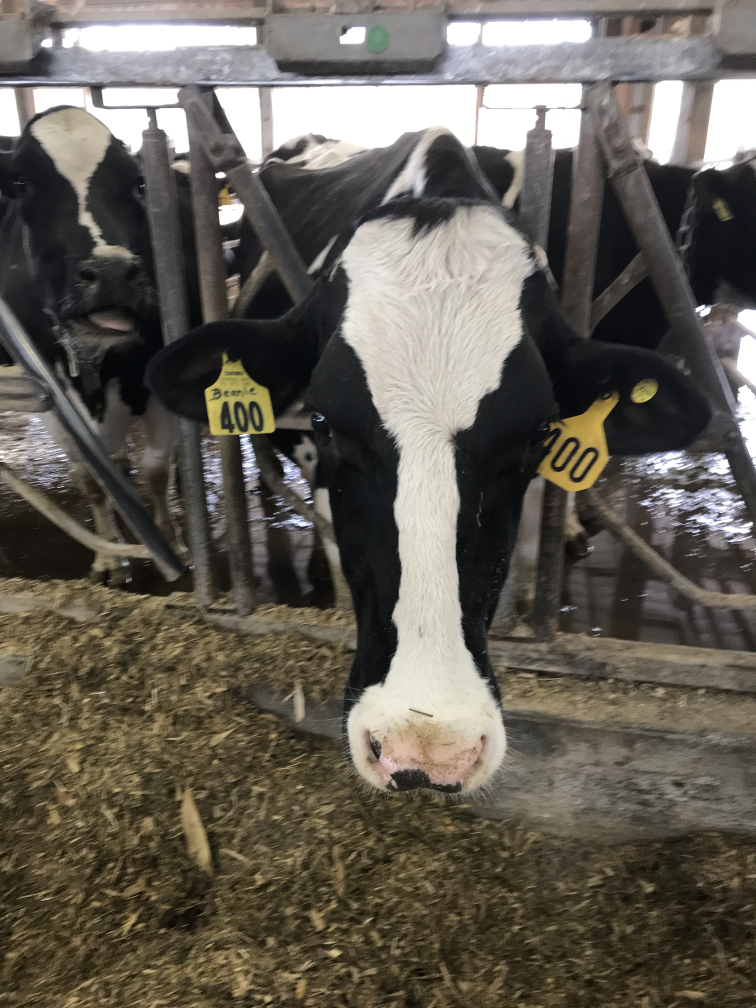
#> input picture webapp/IMG_0868.JPG, 3024 x 4032 px (shown at 1/4 size)
$ python data_compression.py webapp/IMG_0868.JPG
#> lines starting #> are read from the running program, lines starting #| are printed output that depends on the picture
import cv2
import numpy as np
import sys


stre = sys.argv[1]
stre = str(stre)

img = cv2.imread(stre)
#> img is the input picture: shape (4032, 3024, 3); mean B, G, R 85.4, 94.9, 100.1
#print(img)
#print[img[0][0][0]]
img = cv2.resize(img,(56,56))
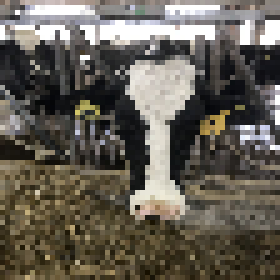
#> img: shape (56, 56, 3) (shown 5 times larger); mean B, G, R 85.6, 95.2, 100.4
#print(img)
temp = []
for k in range(0,3):
    for i in range(0,56):
        for j in range(0,56):
            print(', '+str(img[i][j][k]),end='')
#> this loop made 3 passes
#> (printed output is left out)

$ run again, on webapp/UNADJUSTEDNONRAW_thumb_81df.jpg
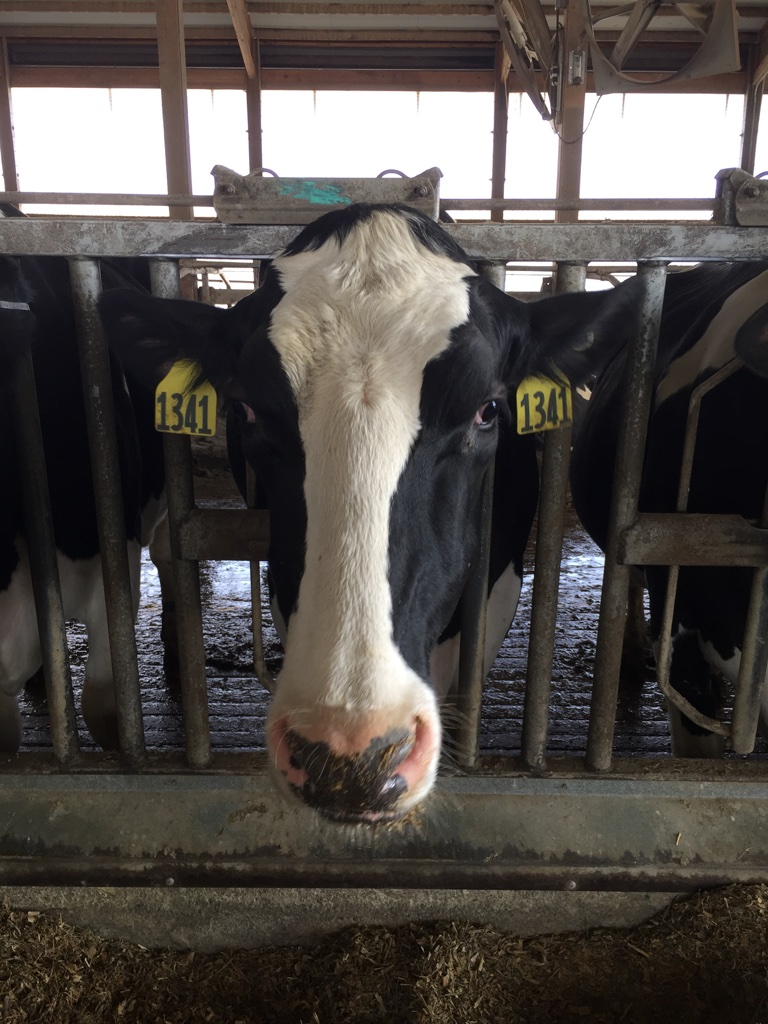
#> input picture webapp/UNADJUSTEDNONRAW_thumb_81df.jpg, 768 x 1024 px
#> img is the input picture: shape (1024, 768, 3); mean B, G, R 73, 76.9, 82.1
#> `img = cv2.resize(img,(56,56))`:
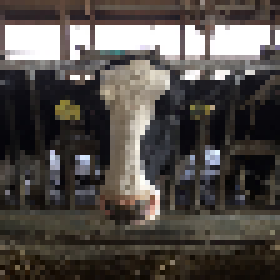
#> img: shape (56, 56, 3) (shown 5 times larger); mean B, G, R 73.2, 77.1, 82.3
#> the loop `for k in range(0,3):` made 3 passes
#> (printed output is left out)

$ run again, on webapp/UNADJUSTEDNONRAW_thumb_81f9.jpg
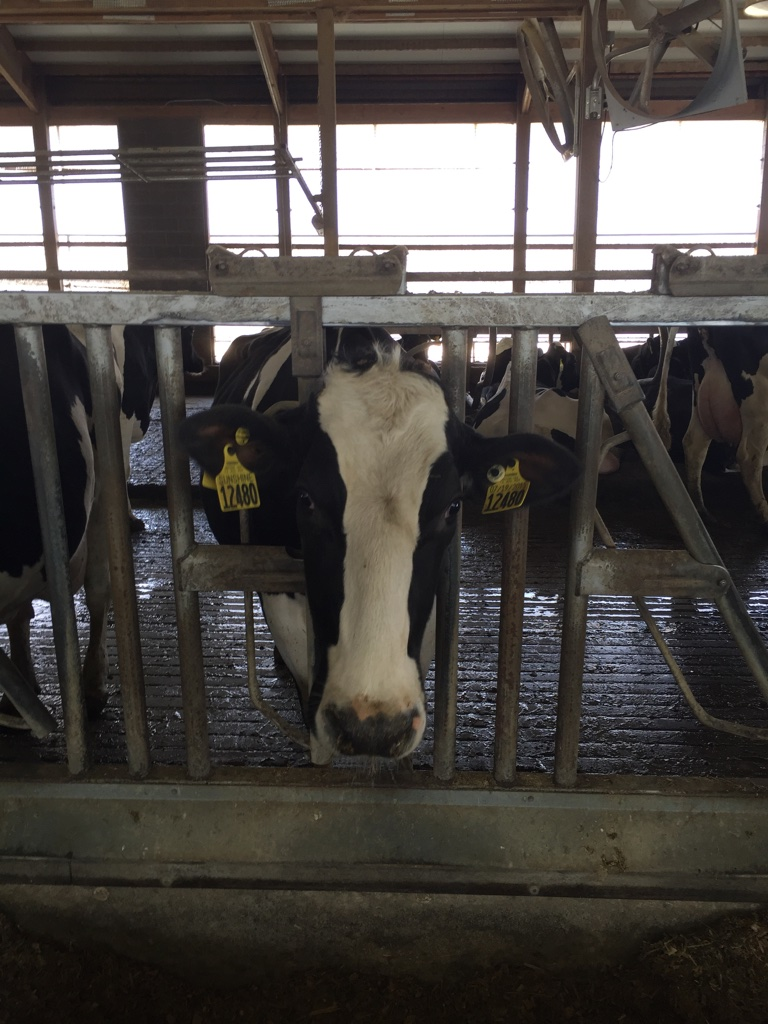
#> input picture webapp/UNADJUSTEDNONRAW_thumb_81f9.jpg, 768 x 1024 px
#> img is the input picture: shape (1024, 768, 3); mean B, G, R 70.4, 74.1, 78.1
#> `img = cv2.resize(img,(56,56))`:
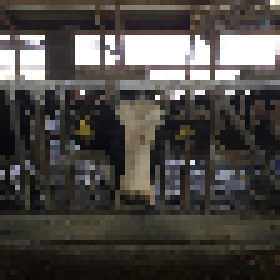
#> img: shape (56, 56, 3) (shown 5 times larger); mean B, G, R 69.8, 73.3, 77.3
#> the loop `for k in range(0,3):` made 3 passes
#> (printed output is left out)

$ run again, on webapp/UNADJUSTEDNONRAW_thumb_83d9.jpg
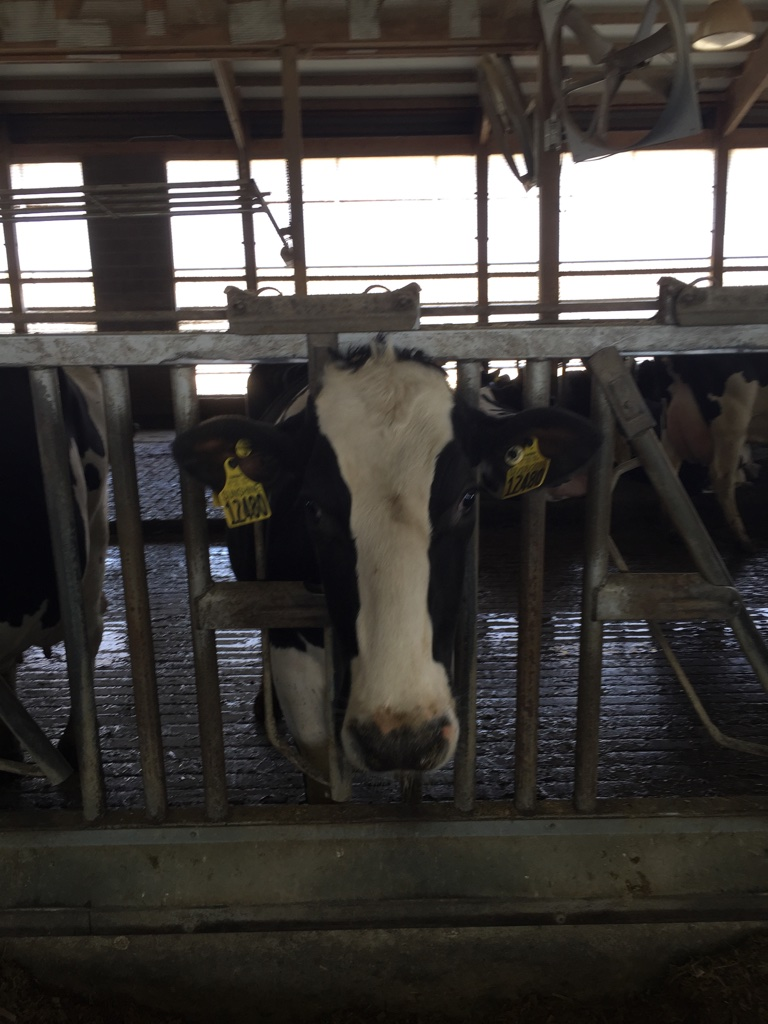
#> input picture webapp/UNADJUSTEDNONRAW_thumb_83d9.jpg, 768 x 1024 px
#> img is the input picture: shape (1024, 768, 3); mean B, G, R 62.2, 65.1, 68.4
#> `img = cv2.resize(img,(56,56))`:
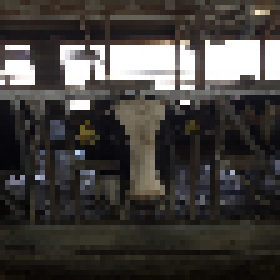
#> img: shape (56, 56, 3) (shown 5 times larger); mean B, G, R 61.9, 64.8, 68.1
#> the loop `for k in range(0,3):` made 3 passes
#> (printed output is left out)
